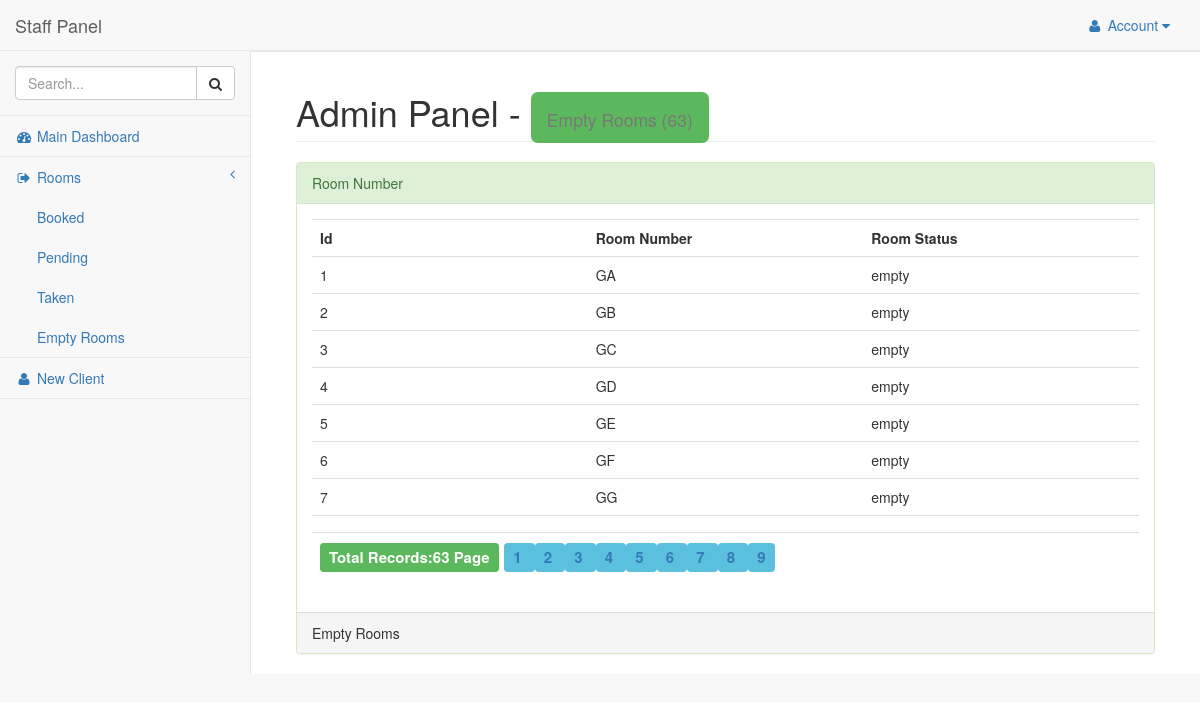
The page /staff/pages/empty.php (signed in) on the database its author committed.
### tables this page shows
CREATE TABLE IF NOT EXISTS `rooms` (
  `uniqueId` int(255) NOT NULL AUTO_INCREMENT,
  `roomNumber` varchar(255) NOT NULL,
  `roomStatus` varchar(255) NOT NULL DEFAULT 'empty',
  `recieptCode` varchar(255) DEFAULT NULL,
  PRIMARY KEY (`uniqueId`)
);

### staff/pages/empty.php (the view, shortened to what this page needs)
<?php
 if (isset($_GET["page"])) {
  $_SESSION["page"]=$_GET["page"];
  $page = $_SESSION["page"];
  $page = ($page*7)-7;
} else{
$page = "0";
}
$cr = "SELECT * FROM `rooms` WHERE roomStatus = 'empty'";
$tl = mysql_query($cr);
$np = mysql_num_rows($tl);
?>
<!DOCTYPE html>
<html lang="en">
<head>
<link href="../bower_components/bootstrap/dist/css/bootstrap.min.css" rel="stylesheet">
<link href="../bower_components/metisMenu/dist/metisMenu.min.css" rel="stylesheet">
<link href="../dist/css/sb-admin-2.css" rel="stylesheet">
<link href="../bower_components/font-awesome/css/font-awesome.min.css" rel="stylesheet" type="text/css">
</head>
<body>
<div id="wrapper">
<nav class="navbar navbar-default navbar-static-top" role="navigation" style="margin-bottom: 0">
<?php include('includes/nav.php'); ?>
</nav>
<div id="page-wrapper">
<div class="container-fluid">
    <div class="row">
        <div class="col-lg-12">
            <h1 class="page-header">Admin Panel -
            <span class="label label-success">
            <small>Empty Rooms (<?php echo $np;?>)</span></small></h1>
        </div>
        <div class="col-lg-12">
            <div class="panel panel-success">
                <div class="panel-heading">
                    Room Number
                </div>
                <div class="panel-body">
        <table class = "table" align="center" style="table-layout:fixed; width:100%;">
            <tr>
                <th>Id</th>
                <th>Room Number</th>
                <th>Room Status</th>
            </tr>
        <?php
        $sql1 = "SELECT * FROM rooms WHERE roomStatus = 'empty' LIMIT $page,7;";
        $result1 = mysql_query($sql1);
        while($row1=mysql_fetch_assoc($result1)){
        ?>
            <tr>
                <td><?php echo $row1['uniqueId'];?></td>
                <td><?php echo $row1['roomNumber'];?></td>
                <td><?php echo $row1['roomStatus'];?></td>
            </tr>
        <?php
        }
        ?>
        <tr>
        <td colspan = "3" style = "text-align:center;">
        </td>
        </tr>
         <tr>
        <td colspan = "3" style = "text-align:left; font-size:20px">
        <?php
        $cou = "SELECT * FROM `rooms` WHERE roomStatus = 'empty'";
        $resu = mysql_query($cou);
        $chec = mysql_num_rows($resu);
        $a = $chec/7;
        $a = ceil($a);
        echo "<span class='label label-success'>Total Records:".$chec." "."Page</span>";
        for ($b=1; $b <=$a ; $b++) {
            ?>
         <span class='label label-info'><a href = "empty.php?page=<?php echo $b;?>"style = "text-decoration:none;"><?php echo $b," "; ?></a></span>
        <?php
        }
        ?>
        </td>
        </tr>
        </table>
                </div>
                <div class="panel-footer">
                Empty Rooms
                </div>
            </div>
        </div>
    </div>
</div>
</div>
</div>
</body>
</html>

### rows shown on the page
rooms: uniqueId "1", roomNumber "GA", roomStatus "empty"
rooms: uniqueId "2", roomNumber "GB", roomStatus "empty"
rooms: uniqueId "3", roomNumber "GC", roomStatus "empty"
rooms: uniqueId "4", roomNumber "GD", roomStatus "empty"
rooms: uniqueId "5", roomNumber "GE", roomStatus "empty"
rooms: uniqueId "6", roomNumber "GF", roomStatus "empty"
rooms: uniqueId "7", roomNumber "GG", roomStatus "empty"

### other values the page prints
$np "63"
$chec "63"
